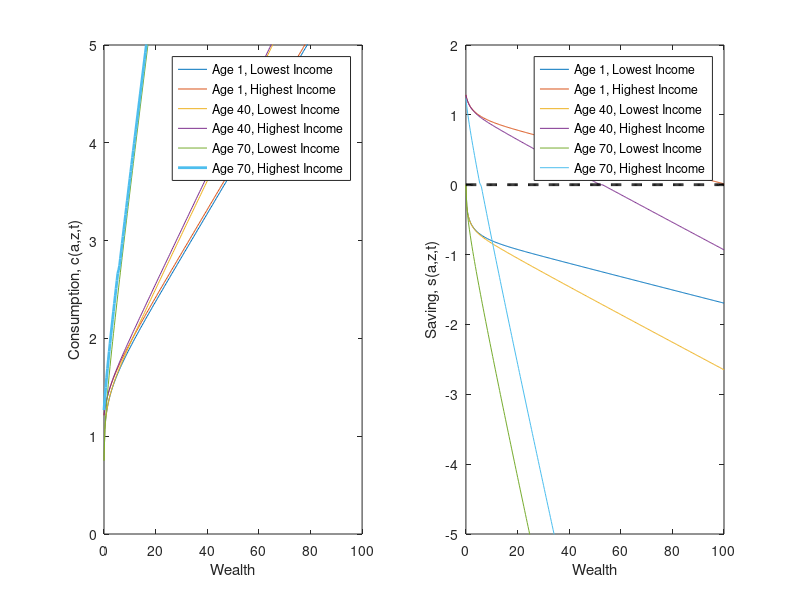

MATLAB code for this plot:
% Lifecycle model
% written by Benjamin Moll
clear all; clc; close all;

%tic

%--------------------------------------------------
%% PARAMETERS
ga = 2;       % CRRA utility with parameter gamma
sig2 = (0.8)^2;  % sigma^2 O-U
Corr = exp(-0.9);  % persistence -log(Corr) O-U
rho = 0.05;   % discount rate
r = 0.035;
w = 1;

zmean = exp(sig2/2);

J=15;         % number of z points 
zmin = 0.75;   % Range z
zmax = 2.5;
amin = 0;    % borrowing constraint
amax = 100;    % range a
I=300;        % number of a points 

T=75;       %maximum age
N=300;      %number of age steps
%N=75;      %number of age steps
%N=10;      %number of age steps
dt=T/N;

%% simulation parameters
maxit  = 100;     %maximum number of iterations in the HJB loop
crit = 10^(-10); %criterion HJB loop

%ORNSTEIN-UHLENBECK IN LOGS
the = -log(Corr);

%--------------------------------------------------
%VARIABLES 
a = linspace(amin,amax,I)';  %wealth vector
da = (amax-amin)/(I-1);      
z = linspace(zmin,zmax,J);   % productivity vector
dz = (zmax-zmin)/(J-1);
dz2 = dz^2;
aa = a*ones(1,J);
zz = ones(I,1)*z;

mu = -the.*z.*log(z)+sig2/2*z;   %DRIFT (FROM ITO'S LEMMA)
s2 = sig2.*z.^2;                   %VARIANCE (FROM ITO'S LEMMA)

%Finite difference approximation of the partial derivatives
Vaf = zeros(I,J);             
Vab = zeros(I,J);
Vzf = zeros(I,J);
Vzb = zeros(I,J);
Vzz = zeros(I,J);
c = zeros(I,J);

%% CONSTRUCT MATRIX Aswitch SUMMARIZING EVOLUTION OF z
yy = - s2/dz2 - mu/dz;
chi =  s2/(2*dz2);
zeta = mu/dz + s2/(2*dz2);

%This will be the upperdiagonal of the matrix Aswitch
updiag=zeros(I,1); %This is necessary because of the peculiar way spdiags is defined.
for j=1:J
    updiag=[updiag;repmat(zeta(j),I,1)];
end

%This will be the center diagonal of the matrix Aswitch
centdiag=repmat(chi(1)+yy(1),I,1);
for j=2:J-1
    centdiag=[centdiag;repmat(yy(j),I,1)];
end
centdiag=[centdiag;repmat(yy(J)+zeta(J),I,1)];

%This will be the lower diagonal of the matrix Aswitch
lowdiag=repmat(chi(2),I,1);
for j=3:J
    lowdiag=[lowdiag;repmat(chi(j),I,1)];
end

%Add up the upper, center, and lower diagonal into a sparse matrix
Aswitch=spdiags(centdiag,0,I*J,I*J)+spdiags(lowdiag,-I,I*J,I*J)+spdiags(updiag,I,I*J,I*J);


%% Preallocation
v = zeros(I,J,N);
gg = cell(N+1,1);
maxit = 1000;
convergence_criterion = 10^(-5);

%% terminal condition on value function: value of death \approx 0
small_number1 = 10^(-8); small_number2 = 10^(-8);
v_terminal = small_number1*(small_number2 + aa).^(1-ga)/(1-ga);

V = v_terminal;
    
    for n=N:-1:1
        disp(['age = ', num2str(n*dt)])
        v(:,:,n)=V;
        % forward difference
        dVf(1:I-1,:) = (V(2:I,:)-V(1:I-1,:))/da;
        dVf(I,:) = (w*z + r.*amax).^(-ga); %will never be used, but impose state constraint a<=amax just in case
        % backward difference
        dVb(2:I,:) = (V(2:I,:)-V(1:I-1,:))/da;
        dVb(1,:) = (w*z + r.*amin).^(-ga); %state constraint boundary condition
        
        %consumption and savings with forward difference
        cf = dVf.^(-1/ga);
        ssf = w*zz + r.*aa - cf;
        %consumption and savings with backward difference
        cb = dVb.^(-1/ga);
        ssb = w*zz + r.*aa - cb;
        %consumption and derivative of value function at steady state
        c0 = w*zz + r.*aa;
        
        %upwind method
        If = ssf > 0; %positive drift --> forward difference
        Ib = ssb < 0; %negative drift --> backward difference
        I0 = (1-If-Ib); %at steady state
        
        c = cf.*If + cb.*Ib + c0.*I0;
        u = c.^(1-ga)/(1-ga);
        
        %CONSTRUCT MATRIX
        X = - min(ssb,0)/da;
        Y = - max(ssf,0)/da + min(ssb,0)/da;
        Z = max(ssf,0)/da;
        
        updiag=[0];
        for j=1:J
            updiag=[updiag;Z(1:I-1,j);0];
        end
        
        centdiag = reshape(Y,I*J,1);
        
        lowdiag=X(2:I,1);
        for j=2:J
            lowdiag=[lowdiag;0;X(2:I,j)];
        end
        
        A=Aswitch+spdiags(centdiag,0,I*J,I*J)+spdiags([updiag;0],1,I*J,I*J)+spdiags([lowdiag;0],-1,I*J,I*J);

       if max(abs(sum(A,2)))>10^(-9)
           disp('Improper Transition Matrix')
           break
       end
       
        %%Note the syntax for the cell array
        A_t{n} = A;
        B = (1/dt + rho)*speye(I*J) - A;
        
        u_stacked = reshape(u,I*J,1);
        V_stacked = reshape(V,I*J,1);
        
        b = u_stacked + V_stacked/dt;
        V_stacked = B\b; %SOLVE SYSTEM OF EQUATIONS
        
        V = reshape(V_stacked,I,J);
        c_t{n} = c;
        ss_t{n} = w*zz + r.*aa - c;
    end

%toc
    
%%
plot(a,c_t{1})
plot(a,ss_t{1},a,zeros(I,1),'k--')

plot(a,c_t{N-1})
plot(a,ss_t{N-1},a,zeros(I,1),'k--')

subplot(1,2,1)
set(gca,'FontSize',16)
plot(a,c_t{1/dt}(:,1),a,c_t{1/dt}(:,J),a,c_t{40/dt}(:,1),a,c_t{40/dt}(:,J),a,c_t{70/dt}(:,1),a,c_t{70/dt}(:,J),'Linewidth',2)
legend('Age 1, Lowest Income','Age 1, Highest Income','Age 40, Lowest Income','Age 40, Highest Income','Age 70, Lowest Income','Age 70, Highest Income')
ylim([0 5])
xlabel('Wealth')
ylabel('Consumption, c(a,z,t)')

subplot(1,2,2)
set(gca,'FontSize',16)
plot(a,ss_t{1/dt}(:,1),a,ss_t{1/dt}(:,J),a,ss_t{40/dt}(:,1),a,ss_t{40/dt}(:,J),a,ss_t{70/dt}(:,1),a,ss_t{70/dt}(:,J),a,zeros(I,1),'k--','Linewidth',2)
legend('Age 1, Lowest Income','Age 1, Highest Income','Age 40, Lowest Income','Age 40, Highest Income','Age 70, Lowest Income','Age 70, Highest Income')
ylim([-5 2])
xlabel('Wealth')
ylabel('Saving, s(a,z,t)')

print -depsc lifecycle.eps